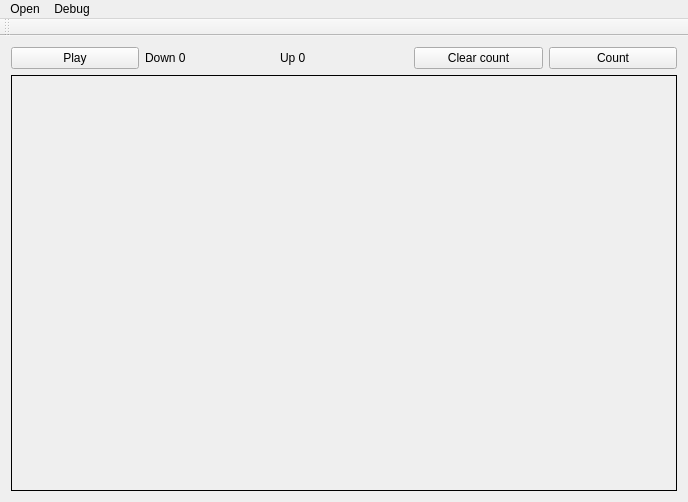
<?xml version="1.0" encoding="UTF-8"?>
<ui version="4.0">
 <class>MainWindow</class>
 <widget class="QMainWindow" name="MainWindow">
  <property name="geometry">
   <rect>
    <x>0</x>
    <y>0</y>
    <width>688</width>
    <height>502</height>
   </rect>
  </property>
  <property name="sizePolicy">
   <sizepolicy hsizetype="MinimumExpanding" vsizetype="MinimumExpanding">
    <horstretch>0</horstretch>
    <verstretch>0</verstretch>
   </sizepolicy>
  </property>
  <property name="windowTitle">
   <string>MainWindow</string>
  </property>
  <widget class="QWidget" name="centralWidget">
   <property name="sizePolicy">
    <sizepolicy hsizetype="Expanding" vsizetype="Expanding">
     <horstretch>0</horstretch>
     <verstretch>0</verstretch>
    </sizepolicy>
   </property>
   <layout class="QGridLayout" name="gridLayout">
    <item row="0" column="0">
     <widget class="QPushButton" name="playButton">
      <property name="text">
       <string>Play</string>
      </property>
     </widget>
    </item>
    <item row="0" column="1">
     <widget class="QLabel" name="downLabel">
      <property name="text">
       <string>Down 0</string>
      </property>
     </widget>
    </item>
    <item row="0" column="2">
     <widget class="QLabel" name="upLabel">
      <property name="text">
       <string>Up 0</string>
      </property>
     </widget>
    </item>
    <item row="0" column="3">
     <widget class="QPushButton" name="clearCountButton">
      <property name="text">
       <string>Clear count</string>
      </property>
     </widget>
    </item>
    <item row="0" column="4">
     <widget class="QPushButton" name="startCountButton">
      <property name="text">
       <string>Count</string>
      </property>
     </widget>
    </item>
    <item row="1" column="0" colspan="5">
     <widget class="QLabel" name="videoFieldSource">
      <property name="frameShape">
       <enum>QFrame::Box</enum>
      </property>
      <property name="frameShadow">
       <enum>QFrame::Plain</enum>
      </property>
      <property name="text">
       <string/>
      </property>
     </widget>
    </item>
   </layout>
  </widget>
  <widget class="QMenuBar" name="menuBar">
   <property name="geometry">
    <rect>
     <x>0</x>
     <y>0</y>
     <width>688</width>
     <height>20</height>
    </rect>
   </property>
   <widget class="QMenu" name="menuOpen">
    <property name="title">
     <string>Open</string>
    </property>
    <addaction name="actionCam"/>
    <addaction name="actionVideo_File"/>
    <addaction name="separator"/>
   </widget>
   <widget class="QMenu" name="menuDebug">
    <property name="title">
     <string>Debug</string>
    </property>
    <addaction name="actionDebug_window"/>
   </widget>
   <addaction name="menuOpen"/>
   <addaction name="menuDebug"/>
  </widget>
  <widget class="QToolBar" name="mainToolBar">
   <attribute name="toolBarArea">
    <enum>TopToolBarArea</enum>
   </attribute>
   <attribute name="toolBarBreak">
    <bool>false</bool>
   </attribute>
  </widget>
  <action name="actionCam">
   <property name="text">
    <string>Cam</string>
   </property>
  </action>
  <action name="actionVideo_File">
   <property name="text">
    <string>Video File</string>
   </property>
  </action>
  <action name="actionOpen_debug_windows">
   <property name="text">
    <string>Open debug windows</string>
   </property>
  </action>
  <action name="actionDebug_window">
   <property name="text">
    <string>Debug window</string>
   </property>
  </action>
 </widget>
 <layoutdefault spacing="6" margin="11"/>
 <resources/>
 <connections/>
</ui>
